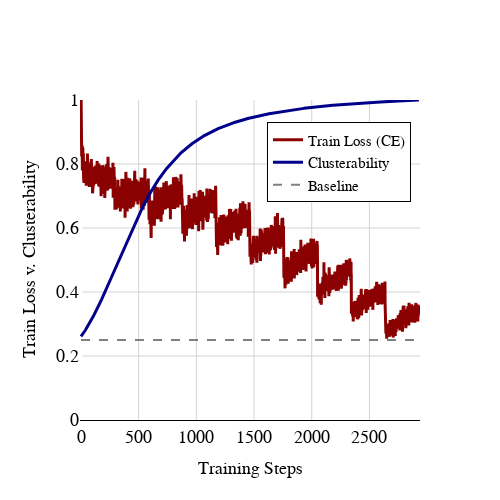

Source (notebook cell):
### Code cell
fig = go.Figure()
fig.add_trace(go.Scatter(x=list(range(len(train_losses_picked))), y=train_losses_picked, mode='lines', name='Train Loss (CE)', line=dict(color='darkred', width=3)))
fig.add_trace(go.Scatter(x=list(range(len(cluster_losses_picked))), y=cluster_losses_picked, mode='lines', name='Clusterability', line=dict(color='darkblue', width=3)))
fig.add_shape(type="line", x0=0, y0=0.25, x1=len(train_losses_picked), y1=0.25, name='Baseline', line=dict(color="gray", width=2, dash="dash"))
fig.update_layout(title='', xaxis_title='Training Steps', yaxis_title='Train Loss v. Clusterability')

fig.add_trace(go.Scatter(x=[0], y=[0], mode='lines', name='Baseline', line=dict(color='gray', width=2, dash='dash')))


fig.update_layout({'plot_bgcolor': 'rgba(255, 255, 255, 1)',})
# show fine grid lines on both axes on both subplotsß
fig.update_xaxes(showgrid=True, gridwidth=1, gridcolor='LightGray')
fig.update_yaxes(showgrid=True, gridwidth=1, gridcolor='LightGray')

# legend inside the plot in a box
fig.update_layout(legend=dict(x=0.55, y=0.93, traceorder="normal", bgcolor="white", bordercolor="black", borderwidth=1))

# width and height
fig.update_layout(width=500, height=500)

# make y axis start from 0
fig.update_yaxes(range=[0, 1])

# # ticks on both axes
fig.update_xaxes(tickmode='linear', tick0=0, dtick=500)
fig.update_yaxes(tickmode='linear', tick0=0, dtick=0.2)

# everthing latex font (for research paper)
fig.update_layout(font=dict(family='serif', size=15, color='black'))
fig.update_xaxes(title_font=dict(family='serif', size=18, color='black'))
fig.update_yaxes(title_font=dict(family='serif', size=18, color='black'))
fig.update_xaxes(tickfont=dict(family='serif', size=18, color='black'))
fig.update_yaxes(tickfont=dict(family='serif', size=18, color='black'))
fig.update_xaxes(showline=True, linewidth=1, linecolor='black', mirror=False)

fig.show()

### Figure 1 — Plotly figure (JSON) as saved in the notebook; plotly's stock layout.template omitted (floating-point values rounded to 4 significant figures; data arrays with more than 128 entries replaced by an {"elided": "..."} marker saying what was removed)
{"data": [{"line": {"color": "darkred", "width": 3}, "mode": "lines", "name": "Train Loss (CE)", "type": "scatter", "x": {"elided": "2930 int values"}, "y": {"elided": "2930 float values"}}, {"line": {"color": "darkblue", "width": 3}, "mode": "lines", "name": "Clusterability", "type": "scatter", "x": {"elided": "2930 int values"}, "y": {"elided": "2930 float values"}}, {"line": {"color": "gray", "dash": "dash", "width": 2}, "mode": "lines", "name": "Baseline", "type": "scatter", "x": [0], "y": [0]}], "layout": {"font": {"color": "black", "family": "serif", "size": 15}, "height": 500, "legend": {"bgcolor": "white", "bordercolor": "black", "borderwidth": 1, "traceorder": "normal", "x": 0.55, "y": 0.93}, "plot_bgcolor": "rgba(255, 255, 255, 1)", "shapes": [{"line": {"color": "gray", "dash": "dash", "width": 2}, "name": "Baseline", "type": "line", "x0": 0, "x1": 2930, "y0": 0.25, "y1": 0.25}], "title": {"text": ""}, "width": 500, "xaxis": {"dtick": 500, "gridcolor": "LightGray", "gridwidth": 1, "linecolor": "black", "linewidth": 1, "mirror": false, "showgrid": true, "showline": true, "tick0": 0, "tickfont": {"color": "black", "family": "serif", "size": 18}, "tickmode": "linear", "title": {"font": {"color": "black", "family": "serif", "size": 18}, "text": "Training Steps"}}, "yaxis": {"dtick": 0.2, "gridcolor": "LightGray", "gridwidth": 1, "range": [0, 1], "showgrid": true, "tick0": 0, "tickfont": {"color": "black", "family": "serif", "size": 18}, "tickmode": "linear", "title": {"font": {"color": "black", "family": "serif", "size": 18}, "text": "Train Loss v. Clusterability"}}}}
